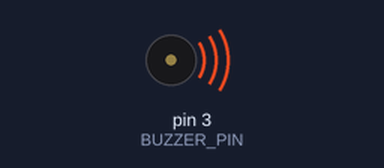
This sketch was run on a simulated Arduino Uno, built with avr-gcc and run on an emulated ATmega328P. Shown: buzzer (waves = sounding).

Above: at 0.2 s.
Timing chart, 0 to 3.0 s (numbered marks = the images above):
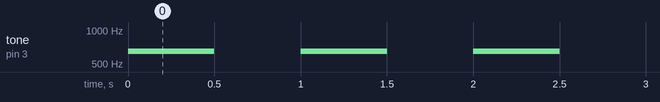

Measured:
- by itself, tone on pin 3 (BUZZER_PIN): alternates 650 Hz for 0.50 s and silent for 0.50 s, 10 changes in all, then stays silent

The sketch:

digital_buzzer_module_kod.ino
```cpp
#define BUZZER_PIN 3 // Definicja pinu, do którego podłączony jest buzzer
#define MAX_BUZZER_COUNT 5 // Maksymalna liczba odtwrzeń dźwięku

int buzzerCount = 0;

void setup() {
  pinMode(BUZZER_PIN, OUTPUT); // Ustawienie pinu jako wyjście
}

void loop() {
  if (buzzerCount < MAX_BUZZER_COUNT) {
    tone(BUZZER_PIN, 650); // Generowanie dźwięku o częstotliwości 650 Hz
    delay(500); // Pauza przez 500 milisekund
    noTone(BUZZER_PIN); // Wyłączenie dźwięku
    delay(500); // Pauza przez kolejne 500 milisekund
    buzzerCount++;
  }
}
```
